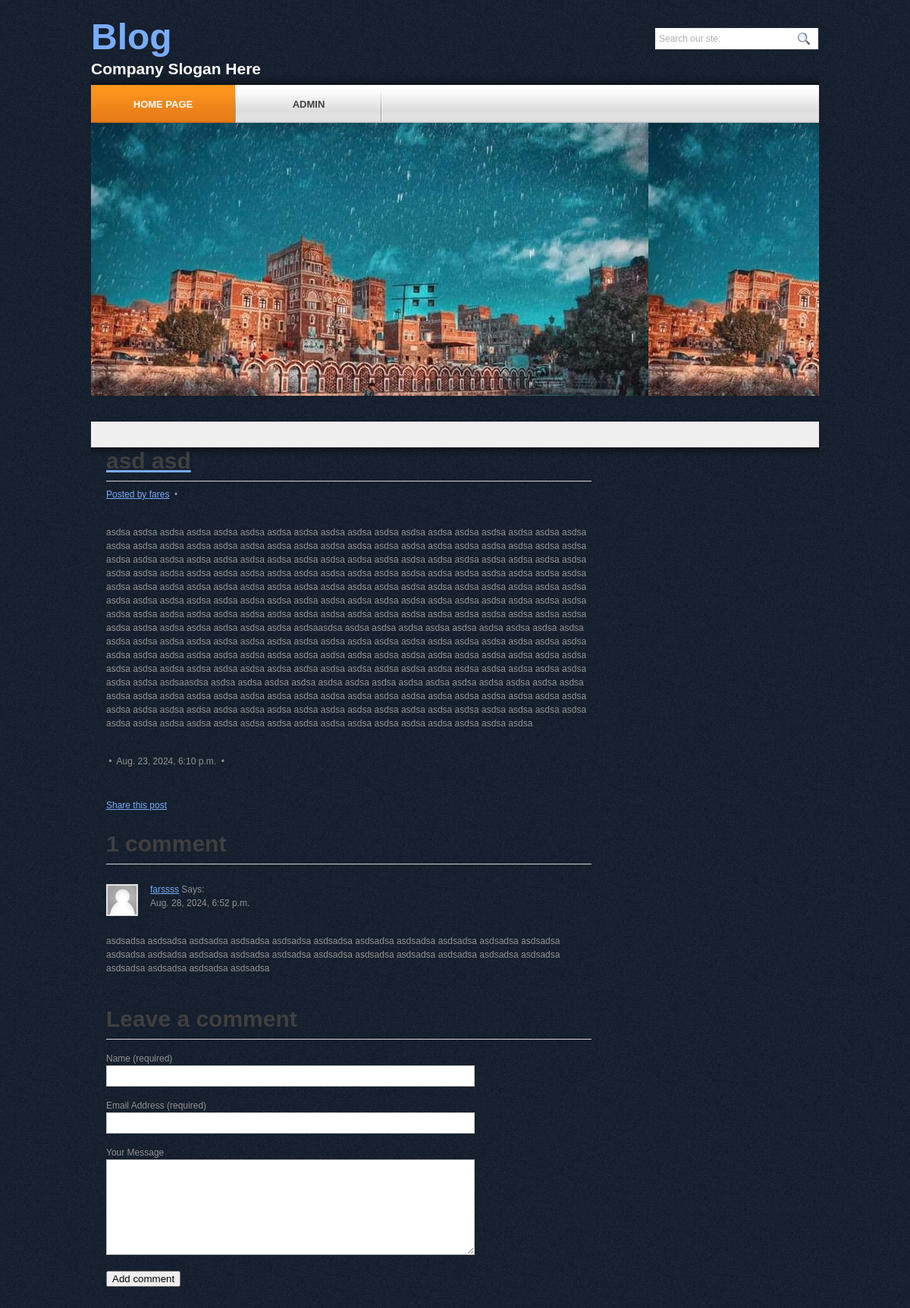
Screenshot of /2024/8/23/asd-asd/ with the database file from the repository.
### blog/models.py (models this page shows, shortened)
class Post(models.Model):
    class Status(models.TextChoices):
        DRAFT = 'DF', 'Draft'
        PUBLISHED = 'PB', 'Published'
    title = models.CharField(max_length=250)
    slug = models.SlugField(max_length=250,unique_for_date='publish')
    author = models.ForeignKey(User,
    on_delete=models.CASCADE,
    related_name='blog_posts')
    body = models.TextField()
    publish = models.DateTimeField(default=timezone.now)
    created = models.DateTimeField(auto_now_add=True)
    updated = models.DateTimeField(auto_now=True)
    status = models.CharField(max_length=2,
                              choices=Status.choices,
                              default=Status.DRAFT)
    photo = models.ImageField(upload_to='post_images/%Y/%m/%d',blank=True)
    objects = models.Manager() # The default manager.
    published = PublishedManager() # Our custom manager.
    class Meta:
        ordering = ['-publish']
        indexes = [
                    models.Index(fields=['-publish']),]

class Comment(models.Model):
    post = models.ForeignKey(Post,
    on_delete=models.CASCADE,
    related_name='comments')
    name = models.CharField(max_length=80)
    email = models.EmailField()
    body = models.TextField()
    created = models.DateTimeField(auto_now_add=True)
    updated = models.DateTimeField(auto_now=True)
    active = models.BooleanField(default=True)
    class Meta:
        ordering = ['created']
        indexes = [
            models.Index(fields=['created']),
        ]

### blog/views.py (the view)
# urls.py: path('<int:year>/<int:month>/<int:day>/<slug:post>/',views.post_detail, name='post_detail'),
def post_detail(request, year, month, day, post):
    post = get_object_or_404(Post,
                             status=Post.Status.PUBLISHED,
                             slug=post,
                             publish__year=year,
                             publish__month=month,
                             publish__day=day)
    comments = post.comments.filter(active=True)
    form = CommentForm()
    return render(request,'blog/post/detail.html',{'post': post,'comments': comments,'form': form})

### blog/forms.py
class CommentForm(forms.ModelForm):
    class Meta:
        model = Comment
        fields = ['name', 'email', 'body']

### blog/templates/blog/post/detail.html (shortened to what this page needs)
{% extends "blog/base.html" %}
{% load static %}
{% block imgs %}
<a href="#"><img src="{{ post.photo.url }}" width="960" height="360" alt="" />
{% endblock %}
{% block content %}
<div class="article">
    <h2><span>{{ post.title }}</span></h2>
    <p>Posted by <a>{{ post.author }}</a> <span>&nbsp;&bull;&nbsp;</span></p>
    <p>{{ post.body|linebreaks }} </p>
    <p><a href="#"></a> <span>&nbsp;&bull;&nbsp;</span> {{ post.publish }} <span>&nbsp;&bull;&nbsp;</span></p>
  </div>
<p><a href="{% url "blog:post_share" post.id %}">Share this post</a></p>
    {% with comments.count as total_comments %}
<h2>
{{ total_comments }} comment{{ total_comments|pluralize }}
</h2>
{% endwith %}
{% for comment in comments %}
<div class="comment"> <a href="#"><img src="{% static "images/userpic.gif" %}" width="40" height="40" alt="" class="userpic" /></a>
    <p><a href="#">{{ comment.name }}</a> Says:<br />
        {{ comment.created }}</p>
    <p>{{ comment.body|linebreaks }}</p>
  </div>
{% empty %}
<p>There are no comments.</p>
{% endfor %}
<div class="article">
    <h2><span>Leave a</span> comment</h2>
    <form action="{% url "blog:post_comment" post.id %}" method="post" id="leavereply">
      <ol>
        <li>
          <label for="name">Name (required)</label>
          <input id="name" name="name" class="text" />
        </li>
        <li>
          <label for="email">Email Address (required)</label>
          <input id="email" name="email" class="text" />
        </li>
        <li>
          <label for="message">Your Message</label>
          <textarea id="message" name="body" rows="8" cols="50"></textarea>
        </li>
        <li>
          <input  type="submit" value="Add comment" class="send" />
        </li>
      </ol>
    </form>
  </div>
{% endblock %}

### blog/static/css/style.css (style rules this page uses)
body { margin:0; padding:0; width:100%; color:#929292; font:normal 12px/1.5em "Liberation sans", Arial, Helvetica, sans-serif; background:#141e2c url(../images/main_bg.gif) repeat left top; }
html, .main { padding:0; margin:0; }
h2 { margin:8px 0; padding:8px 0; font-size:25px; font-weight:bold; color:#353c46; }
p { margin:8px 0; padding:0 0 8px 0; }
a { color:#79acfa; text-decoration:underline; }
.header, .content, .menu_nav, .fbg, .footer, form, ol, ol li, ul, .content .mainbar, .content .sidebar { margin:0; padding:0; }
.content .mainbar h2 { margin-bottom:0; padding-bottom:8px; font-size:30px; line-height:1.2em; color:#3f3f3f; border-bottom:1px solid #d8d8d6; }
.content .mainbar .article { margin:0 0 32px; padding:0; background:repeat-x left bottom; }
.content .mainbar .comment { margin:0; padding:16px 0 0 0; }
.content .mainbar .comment img.userpic { border:1px solid #dedede; margin:10px 16px 0 0; padding:0; float:left; }
ol { list-style:none; }
ol li { display:block; clear:both; }
ol li label { display:block; margin:0; padding:16px 0 0 0; }
ol li input.text { width:480px; border:1px solid #c0c0c0; margin:0; padding:5px 2px; height:16px; background-color:#fff; }
ol li textarea { width:480px; border:1px solid #c0c0c0; margin:0; padding:2px; background-color:#fff; }
ol li .send { margin:16px 0 0 0; }
a { outline:none; }

### blog/static/css/coin-slider.css (style rules this page uses)
.coin-slider a { text-decoration:none; outline:none; border:none; }

### rows the page displays
Post: title "asd asd", author "fares", body "asdsa asdsa asdsa asdsa asdsa asdsa asdsa asdsa asdsa asdsa asdsa asdsa asdsa asdsa asdsa asdsa asdsa asdsa asdsa asdsa asdsa asdsa asdsa asdsa asdsa asdsa asdsa asdsa asdsa asdsa asdsa asdsa asdsa asdsa asdsa asdsa asdsa asdsa asdsa asdsa asdsa asdsa asdsa asdsa asdsa asdsa asdsa asdsa asdsa asdsa asdsa asdsa asdsa asdsa asdsa asdsa asdsa asdsa asdsa asdsa asdsa asdsa asdsa asdsa asdsa asdsa asdsa asdsa asdsa asdsa asdsa asdsa asdsa asdsa asdsa asdsa asdsa asdsa asdsa asdsa asdsa asdsa asdsa asdsa asdsa asdsa asdsa asdsa asdsa asdsa asdsa asdsa asdsa asdsa asdsa asdsa asdsa asdsa asdsa asdsa asdsa asdsa asdsa asdsa asdsa asdsa asdsa asdsa asdsa asdsa asdsa asdsa asdsa asdsa asdsa asdsa…", publish "Aug. 23, 2024, 6:10 p.m."
Comment: name "farssss", created "Aug. 28, 2024, 6:52 p.m.", body "asdsadsa asdsadsa asdsadsa asdsadsa asdsadsa asdsadsa asdsadsa asdsadsa asdsadsa asdsadsa asdsadsa asdsadsa asdsadsa asdsadsa asdsadsa asdsadsa asdsadsa asdsadsa asdsadsa asdsadsa asdsadsa asdsadsa asdsadsa asdsadsa asdsadsa asdsadsa"

### other values shown
{{ total_comments }} "1"
